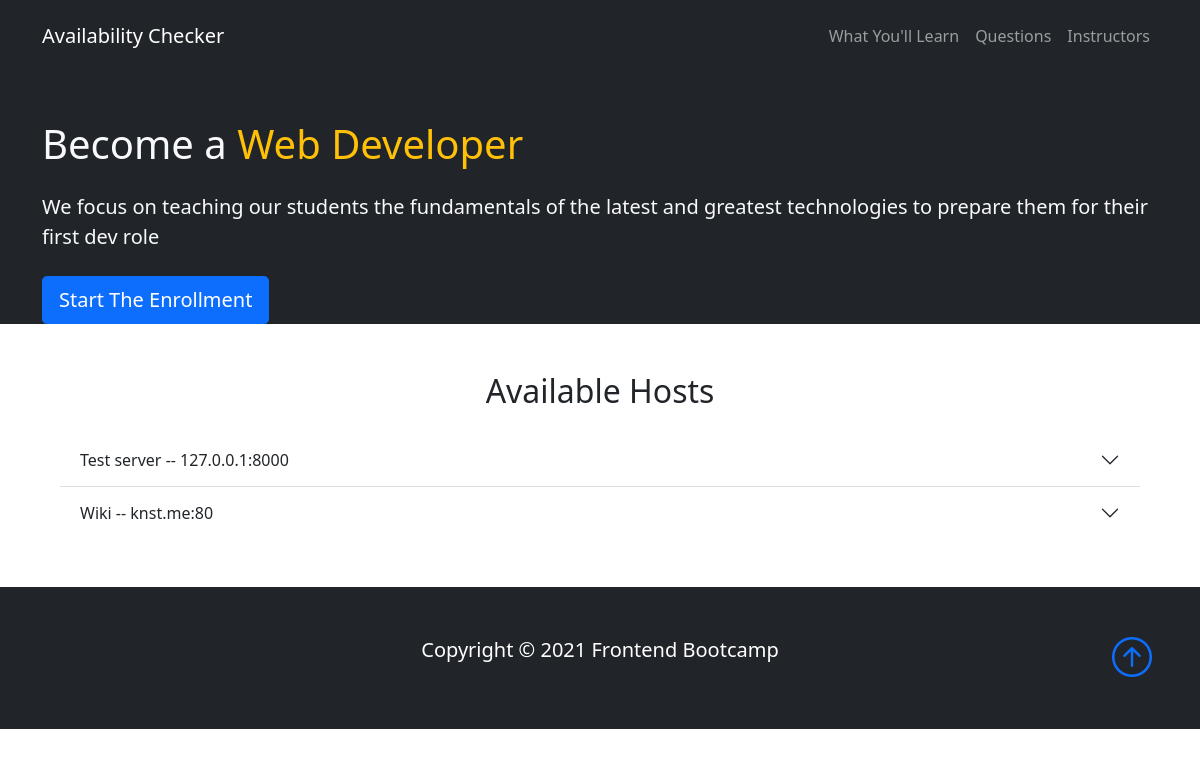
Before: / with the older database file.
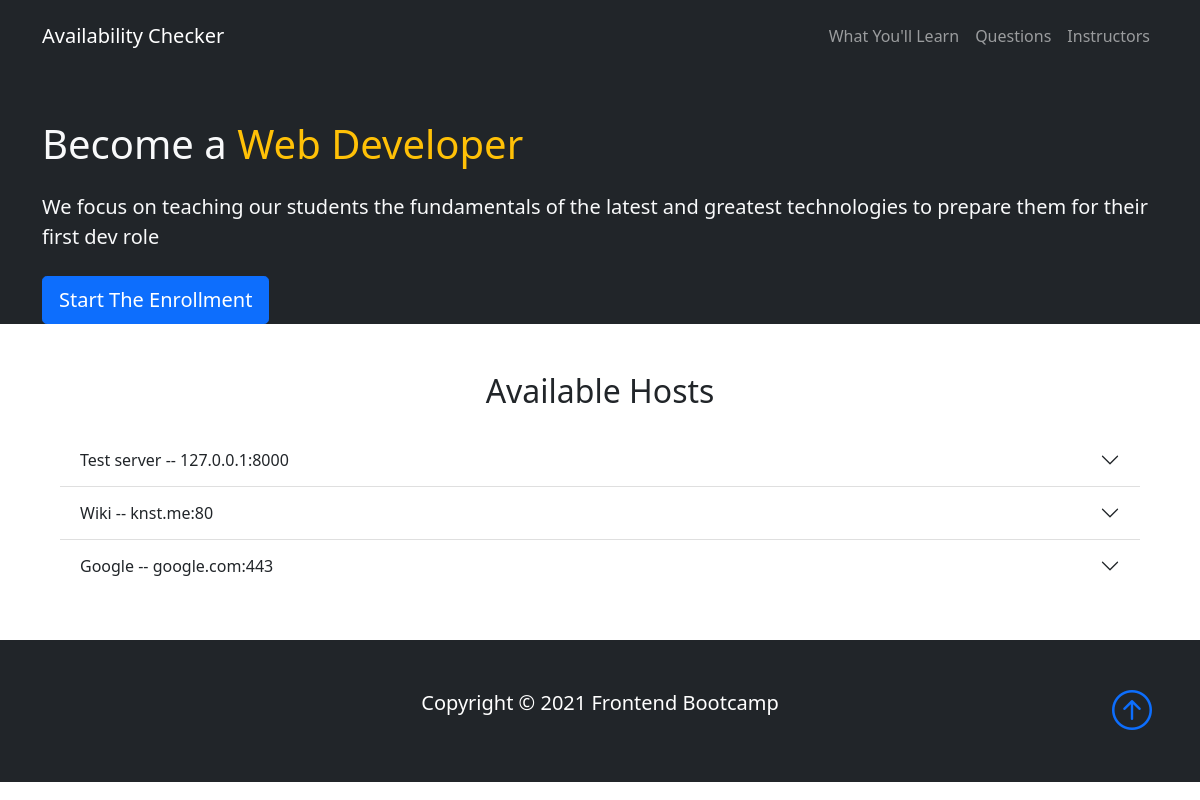
After: the same page with the newer database file.
### base/models.py (models this page shows, shortened)
class Host(models.Model):
    name = models.CharField(max_length=50)  # TODO: Update pony ORM
    description = models.CharField(max_length=150)
    server = models.CharField(max_length=100)
    port = models.IntegerField()
    method = models.ForeignKey(Method, on_delete=models.SET_NULL, null=True)
    owner = models.ForeignKey(User, on_delete=models.SET_NULL, null=True)  # TODO: Update pony ORM
    updated = models.DateTimeField(auto_now=True)
    created = models.DateTimeField(auto_now_add=True)

### base/views.py (the view)
# urls.py: 2. Add a URL to urlpatterns:  path('', views.home, name='home')
def home(request):
    hosts = Host.objects.all()
    context = {'hosts': hosts}
    return render(request, 'base/home.html', context)

### base/templates/base/home.html (shortened to what this page needs)
{% extends 'index.html' %}
{% block content %}
    <section id="questions" class="p-5">
      <div class="container">
        <h2 class="text-center mb-4">Available Hosts</h2>
        <div class="accordion accordion-flush" id="questions">
          {% for host in hosts %}
          <div class="accordion-item">
            <h2 class="accordion-header">
              <button
                class="accordion-button collapsed"
                type="button"
                data-bs-toggle="collapse"
                data-bs-target="#question-{{host.id}}"
              >
                {{host.name}}  --  {{host.server}}:{{host.port}}
              </button>
            </h2>
          </div>
          {% endfor %}
        </div>
      </div>
    </section>
{% endblock content %}

### templates/index.html (shortened to what this page needs)
<!DOCTYPE html>
<html lang="en">
  <head>
    <link
      href="https://cdn.jsdelivr.net/npm/bootstrap@5.0.1/dist/css/bootstrap.min.css"
      rel="stylesheet"
    />
    <link
      rel="stylesheet"
      href="https://cdn.jsdelivr.net/npm/bootstrap-icons@1.3.0/font/bootstrap-icons.css"
    />
  </head>
  <body>
    {% include 'navbar.html' %}
    {% include 'base/showcase_component.html' %}
    {% block content %}
    {% endblock content %}
    {% include 'footer.html' %}
  </body>
</html>

### templates/navbar.html (shortened to what this page needs)
    <nav class="navbar navbar-expand-lg bg-dark navbar-dark py-3">
      <div class="container">
        <a href="#" class="navbar-brand">Availability Checker</a>
        <div class="collapse navbar-collapse" id="navmenu">
          <ul class="navbar-nav ms-auto">
            <li class="nav-item">
              <a href="#learn" class="nav-link">What You'll Learn</a>
            </li>
            <li class="nav-item">
              <a href="#questions" class="nav-link">Questions</a>
            </li>
            <li class="nav-item">
              <a href="#instructors" class="nav-link">Instructors</a>
            </li>
          </ul>
        </div>
      </div>
    </nav>

### base/templates/base/showcase_component.html
    <section
      class="bg-dark text-light p-5 p-lg-0 pt-lg-5 text-center text-sm-start"
    >
      <div class="container">
        <div class="d-sm-flex align-items-center justify-content-between">
          <div>
            <h1>Become a <span class="text-warning"> Web Developer </span></h1>
            <p class="lead my-4">
              We focus on teaching our students the fundamentals of the latest
              and greatest technologies to prepare them for their first dev role
            </p>
            <button
              class="btn btn-primary btn-lg"
              data-bs-toggle="modal"
              data-bs-target="#enroll"
            >
              Start The Enrollment
            </button>
          </div>
        </div>
      </div>
    </section>

### templates/footer.html
    <footer class="p-5 bg-dark text-white text-center position-relative">
      <div class="container">
        <p class="lead">Copyright &copy; 2021 Frontend Bootcamp</p>
        <a href="#" class="position-absolute bottom-0 end-0 p-5">
          <i class="bi bi-arrow-up-circle h1"></i>
        </a>
      </div>
    </footer>

Changed rows visible on the page:
added Host: name "Google", server "google.com", port "443"
